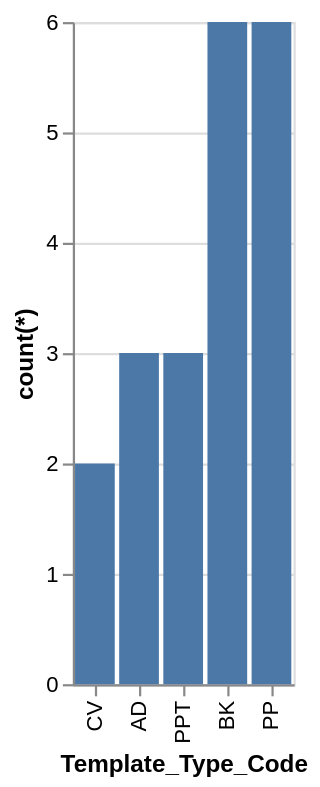

Specify this chart in Vega-Lite:
### Vega-Lite specification from a JSON file in a GitHub repository (floating-point values rounded to 4 significant figures)
{"data": {"values": [{"x_data": "CV", "y_data": 2}, {"x_data": "AD", "y_data": 3}, {"x_data": "PPT", "y_data": 3}, {"x_data": "BK", "y_data": 6}, {"x_data": "PP", "y_data": 6}]}, "mark": "bar", "encoding": {"x": {"field": "x_data", "type": "nominal", "title": "Template_Type_Code", "sort": {"op": "sum", "field": "y_data", "order": "ascending"}}, "y": {"field": "y_data", "type": "quantitative", "title": "count(*)"}}}
